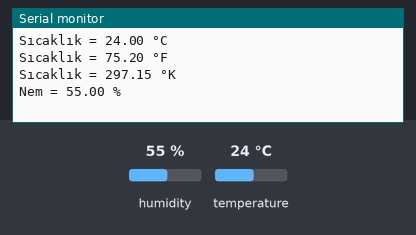
This sketch was run on a simulated Arduino Uno, built with avr-gcc and run on an emulated ATmega328P. On the bench: the last lines printed to the serial monitor. Inputs (shaded band) come from the test bench; at power-on: humidity 55 %, temperature 24 °C.

Above: at 2.8 s.
2.9 s: humidity set to 22 %
At 4.8 s:
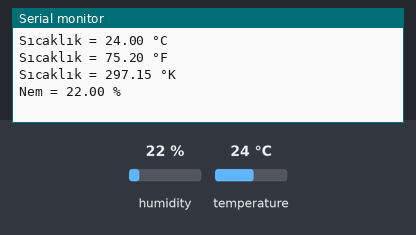
5.6 s: temperature set to 12 °C
At 7.0 s:
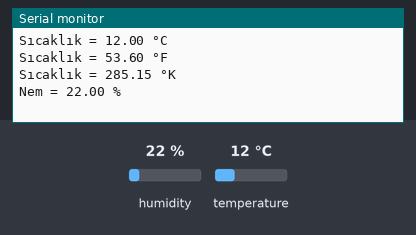
8.3 s: temperature set to 41 °C
At 11.4 s:
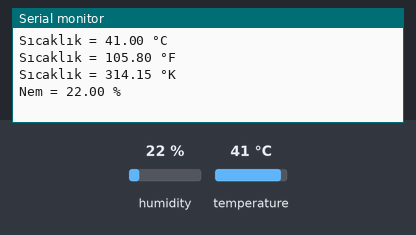
Timing chart, 0 to 12.9 s (numbered marks = the images above; inputs shaded):
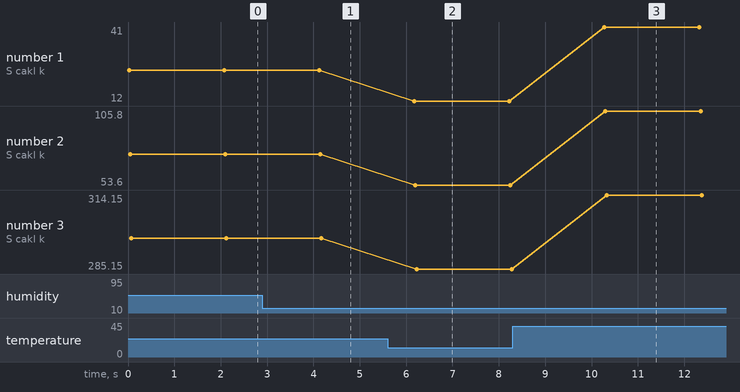

The sketch:

Uluslararasi_Termometre.ino
```cpp
#include <dht.h>

dht DHT;

#define DHT11_PIN 7

void setup(){
  Serial.begin(9600);
}

void loop(){
  int chk = DHT.read11(DHT11_PIN);
  Serial.print("Sıcaklık = ");
  Serial.print(DHT.temperature);
  Serial.println(" °C");

  Serial.print("Sıcaklık = ");
  Serial.print(DHT.temperature * 1.8 + 32);
  Serial.println(" °F");

  Serial.print("Sıcaklık = ");
  Serial.print(DHT.temperature +273.15);
  Serial.println(" °K");

  Serial.print("Nem = ");
  Serial.print(DHT.humidity);
    Serial.println(" %");
        Serial.println(" ");
  delay(2000);
}
```

Measured:
- after the input at 2.9 s, the serial monitor: prints a new line after 1.3 s (image 1)
- after the input at 5.6 s, the serial monitor: prints a new line after 0.57 s (image 2)
- after the input at 8.3 s, the serial monitor: prints a new line after 2.0 s (image 3)
- plotted number 1: 24 → 12 after the input at 5.6 s, 12 → 41 after the input at 8.3 s
- plotted number 2: 75.2 → 53.6 after the input at 5.6 s, 53.6 → 105.8 after the input at 8.3 s
- plotted number 3: 297.15 → 285.15 after the input at 5.6 s, 285.15 → 314.15 after the input at 8.3 s
